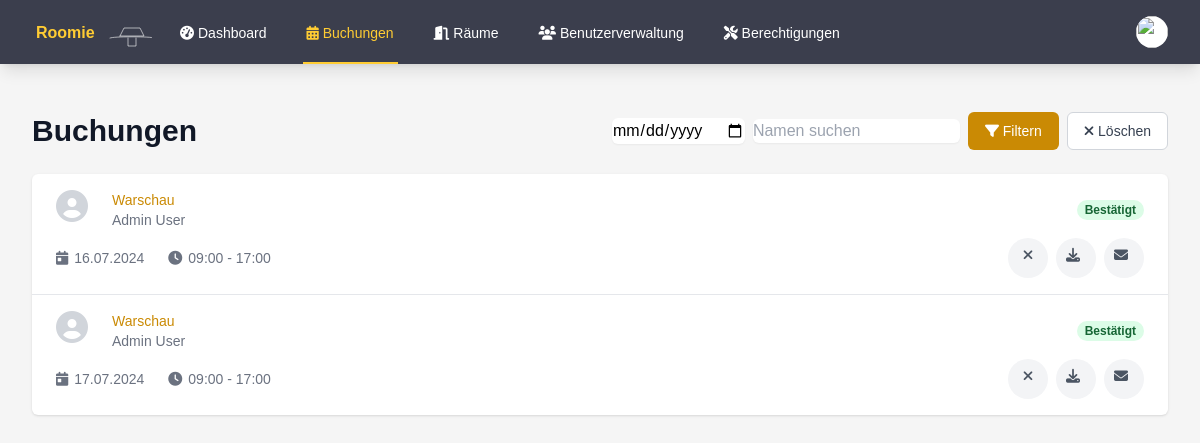
Page /bookings.php (signed in) on the earlier database version.
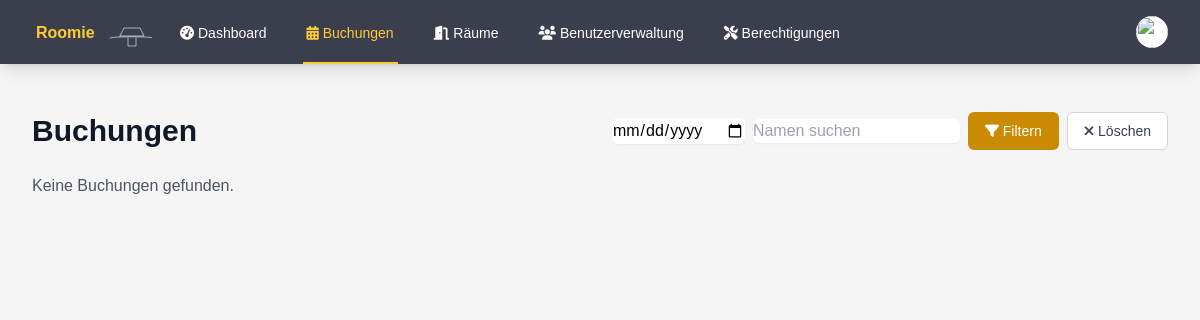
Same page on the later database version.
### tables this page shows
CREATE TABLE bookings (
        id INTEGER PRIMARY KEY AUTOINCREMENT,
        user_id INTEGER,
        room_id INTEGER,
        seat_id INTEGER,
        date TEXT NOT NULL,
        start_time TEXT NOT NULL,
        end_time TEXT NOT NULL,
        FOREIGN KEY (user_id) REFERENCES users(id),
        FOREIGN KEY (room_id) REFERENCES rooms(id),
        FOREIGN KEY (seat_id) REFERENCES seats(id)
    );

CREATE TABLE rooms (
        id INTEGER PRIMARY KEY AUTOINCREMENT,
        name TEXT NOT NULL,
        number TEXT,
        type TEXT NOT NULL,
        capacity INTEGER DEFAULT 0,
        is_favorite INTEGER DEFAULT 0,
        equipment TEXT,
        grid_position INTEGER
    );

CREATE TABLE users (
        id INTEGER PRIMARY KEY AUTOINCREMENT,
        name TEXT NOT NULL,
        email TEXT UNIQUE NOT NULL,
        password TEXT NOT NULL,
        is_admin INTEGER DEFAULT 0,
        profile_image VARCHAR(255),
        notifications BOOLEAN DEFAULT 0,
        created_at DATETIME DEFAULT CURRENT_TIMESTAMP
    );

### auth.php (called while the page is built, shortened)
<?php
function isAdmin() {
    return isset($_SESSION['is_admin']) && $_SESSION['is_admin'] == 1;
}

### bookings.php (the view, shortened to what this page needs)
<?php
require_once 'auth.php';
$current_page = basename($_SERVER['PHP_SELF']);
$user_id = $_SESSION['user_id'] ?? null;
$filterDate = $_GET['date'] ?? null;
$searchName = $_GET['search'] ?? '';
$currentDate = date('Y-m-d');
try {
    $db = getDatabaseConnection();
    $query = 'SELECT b.id, r.name as room_name, b.date, b.start_time, b.end_time, u.name as user_name, u.email as user_email, u.profile_image, u.id as user_id
              FROM bookings b
              JOIN rooms r ON b.room_id = r.id
              JOIN users u ON b.user_id = u.id
              WHERE b.date >= :current_date';
    $params = ['current_date' => $currentDate];
    $query .= ' ORDER BY b.date ASC, b.start_time ASC';
    $stmt = $db->prepare($query);
    $stmt->execute($params);
    $bookings = $stmt->fetchAll(PDO::FETCH_ASSOC);
} catch (PDOException $e) {
    $error = "Datenbankfehler: " . $e->getMessage();
}
function formatGermanDate($date)
{
    return date('d.m.Y', strtotime($date));
}
?>
<!DOCTYPE html>
<html lang="de">
<head>
    <script src="https://cdn.tailwindcss.com"></script>
    <link rel="stylesheet" href="styles.css">
    <link rel="stylesheet" href="https://cdnjs.cloudflare.com/ajax/libs/font-awesome/6.1.1/css/all.min.css">
</head>
<body class="bg-custom-background">
    <nav class="bg-custom-nav shadow-lg" x-data="{ open: false }">
        <div class="max-w-7xl mx-auto px-4 sm:px-6 lg:px-8">
            <div class="flex justify-between h-16">
                <div class="flex">
                    <div class="flex-shrink-0 flex items-center">
                        <a href="index.php">
                            <img class="h-8 w-auto" src="test.svg" alt="Roomie Logo">
                        </a>
                    </div>
                    <div class="hidden sm:ml-6 sm:flex sm:space-x-8">
                        <a href="index.php" class="inline-flex items-center px-1 pt-1 border-b-2 text-sm font-medium <?php echo $current_page == 'index.php' ? 'active' : 'inactive'; ?>">
                            <i class="fas fa-tachometer-alt mr-1"></i>Dashboard
                        </a>
                        <a href="bookings.php" class="inline-flex items-center px-1 pt-1 border-b-2 text-sm font-medium <?php echo $current_page == 'bookings.php' ? 'active' : 'inactive'; ?>">
                            <i class="fas fa-calendar-alt mr-1"></i>Buchungen
                        </a>
                        <a href="rooms.php" class="inline-flex items-center px-1 pt-1 border-b-2 text-sm font-medium <?php echo $current_page == 'rooms.php' ? 'active' : 'inactive'; ?>">
                            <i class="fas fa-door-open mr-1"></i>Räume
                        </a>
                        <?php if (isAdmin()) : ?>
                            <a href="admin_users.php" class="inline-flex items-center px-1 pt-1 border-b-2 text-sm font-medium <?php echo $current_page == 'admin_users.php' ? 'active' : 'inactive'; ?>">
                                <i class="fas fa-users mr-1"></i>Benutzerverwaltung
                            </a>
                            <a href="admin_permissions.php" class="inline-flex items-center px-1 pt-1 border-b-2 text-sm font-medium text-white <?php echo $current_page == 'admin_permissions.php' ? 'border-yellow-400' : 'border-transparent'; ?>">
                                <i class="fas fa-tools"></i>&nbsp;Berechtigungen
                            </a>
                        <?php endif; ?>
                    </div>
                </div>
                <div class="hidden sm:ml-6 sm:flex sm:items-center">
                    <div class="ml-3 relative" x-data="{ open: false }">
                        <div>
                            <button @click="open = !open" class="bg-white rounded-full flex text-sm focus:outline-none focus:ring-2 focus:ring-offset-2 focus:ring-yellow-500" id="user-menu" aria-haspopup="true" x-bind:aria-expanded="open">
                                <img class="h-8 w-8 rounded-full" src="https://images.unsplash.com/photo-1472099645785-5658abf4ff4e?ixlib=rb-1.2.1&ixid=eyJhcHBfaWQiOjEyMDd9&auto=format&fit=facearea&facepad=2&w=256&h=256&q=80" alt="">
                            </button>
                        </div>
                    </div>
                </div>
            </div>
        </div>
    </nav>
    <div class="max-w-7xl mx-auto py-6 sm:px-6 lg:px-8">
        <div class="px-4 py-6 sm:px-0">
            <div class="flex flex-col sm:flex-row justify-between items-center mb-6">
                <h1 class="text-3xl font-bold text-gray-900">Buchungen</h1>
                <form action="" method="GET" class="filter-container space-y-2 sm:space-y-0 sm:space-x-2 flex items-center">
                    <input type="date" name="date" id="date" value="<?php echo $filterDate; ?>" class="border-gray-300 rounded-md shadow-sm focus:ring-yellow-500 focus:border-yellow-500 w-full sm:w-auto" placeholder="Datum">
                    <input type="text" name="search" id="search" value="<?php echo htmlspecialchars($searchName); ?>" placeholder="Namen suchen" class="border-gray-300 rounded-md shadow-sm focus:ring-yellow-500 focus:border-yellow-500 w-full sm:w-auto">
                    <button type="submit" class="inline-flex items-center px-4 py-2 border border-transparent text-sm font-medium rounded-md text-white bg-yellow-600 hover:bg-yellow-700 focus:outline-none focus:ring-2 focus:ring-offset-2 focus:ring-yellow-500 w-full sm:w-auto">
                        <i class="fas fa-filter"></i>&nbsp;Filtern
                    </button>
                    <a href="bookings.php" class="inline-flex items-center px-4 py-2 border border-gray-300 text-sm font-medium rounded-md text-gray-700 bg-white hover:bg-gray-50 focus:outline-none focus:ring-2 focus:ring-offset-2 focus:ring-yellow-500 w-full sm:w-auto">
                        <i class="fas fa-times"></i>&nbsp;Löschen
                    </a>
                </form>
            </div>
            <?php if (empty($bookings)) : ?>
                <p class="text-gray-600">Keine Buchungen gefunden.</p>
            <?php else : ?>
                <div class="bg-white shadow overflow-hidden sm:rounded-md">
                    <ul class="divide-y divide-gray-200">
                        <?php foreach ($bookings as $booking) : ?>
                            <li>
                                <div class="px-4 py-4 sm:px-6">
                                    <div class="flex items-center justify-between">
                                        <div class="flex items-center">
                                            <div class="flex-shrink-0 h-10 w-10">
                                                <?php if (!empty($booking['profile_image'])) : ?>
                                                    <img class="h-10 w-10 rounded-full" src="uploads/<?php echo htmlspecialchars($booking['profile_image']); ?>" alt="">
                                                <?php else : ?>
                                                    <i class="fas fa-user-circle fa-2x text-gray-300"></i>
                                                <?php endif; ?>
                                            </div>
                                            <div class="ml-4">
                                                <p class="text-sm font-medium text-yellow-600 truncate">
                                                    <?php echo htmlspecialchars($booking['room_name']); ?>
                                                </p>
                                                <p class="text-sm text-gray-500">
                                                    <?php echo htmlspecialchars($booking['user_name']); ?>
                                                </p>
                                            </div>
                                        </div>
                                        <div class="ml-2 flex-shrink-0 flex">
                                            <p class="px-2 inline-flex text-xs leading-5 font-semibold rounded-full bg-green-100 text-green-800">
                                                Bestätigt
                                            </p>
                                        </div>
                                    </div>
                                    <div class="mt-2 sm:flex sm:justify-between">
                                        <div class="sm:flex">
                                            <p class="flex items-center text-sm text-gray-500">
                                                <i class="fas fa-calendar-day mr-1.5"></i>
                                                <?php echo formatGermanDate($booking['date']); ?>
                                            </p>
                                            <p class="mt-2 flex items-center text-sm text-gray-500 sm:mt-0 sm:ml-6">
                                                <i class="fas fa-clock mr-1.5"></i>
                                                <?php echo htmlspecialchars($booking['start_time'] . ' - ' . $booking['end_time']); ?>
                                            </p>
                                        </div>
                                        <?php if ($booking['user_id'] == $user_id) : ?>
                                            <div class="mt-2 flex items-center text-sm text-gray-500 sm:mt-0 space-x-2">
                                                <form action="cancel_booking.php" method="POST" onsubmit="return confirm('Sind Sie sicher, dass Sie diese Buchung stornieren möchten?');">
                                                    <button type="submit" class="icon-btn">
                                                        <i class="fas fa-times icon"></i>
                                                    </button>
                                                </form>
                                                <a href="?download=calendar&booking_id=<?php echo $booking['id']; ?>" class="icon-btn">
                                                    <i class="fas fa-download icon"></i>
                                                </a>
                                                <a href="?send_email=1&booking_id=<?php echo $booking['id']; ?>" class="icon-btn">
                                                    <i class="fas fa-envelope icon"></i>
                                                </a>
                                            </div>
                                        <?php endif; ?>
                                    </div>
                                </div>
                            </li>
                        <?php endforeach; ?>
                    </ul>
                </div>
            <?php endif; ?>
        </div>
    </div>
</body>
</html>

### styles.css (style rules this page uses)
.active { color: #ffcc33 !important; border-color: #ffcc33 !important; }
.inactive { color: #fff !important; border-color: transparent !important; }
body { font-family: 'Source Sans 3', sans-serif; }
.bg-custom-nav { background-color: #3b3e4d; }
.bg-custom-background { background-color: #f5f5f5; }
.filter-container { display: flex; flex-direction: column; width: 100%; }
@media (min-width: 640px) { .filter-container { flex-direction: row; width: auto; } }
.icon-btn { display: inline-flex; align-items: center; justify-content: center; width: 2.5rem; height: 2.5rem; border-radius: 50%; background-color: #f3f4f6; transition: background-color 0.2s; }
.icon { width: 1.25rem; height: 1.25rem; color: #4b5563; }

Differences in the rows shown:
removed bookings: room.name "Warschau", user.name "Admin User", date "16.07.2024", start_time+end_time "09:00 - 17:00"
removed bookings: room.name "Warschau", user.name "Admin User", date "17.07.2024", start_time+end_time "09:00 - 17:00"
Other differences:
text now shown: "Keine Buchungen gefunden."
